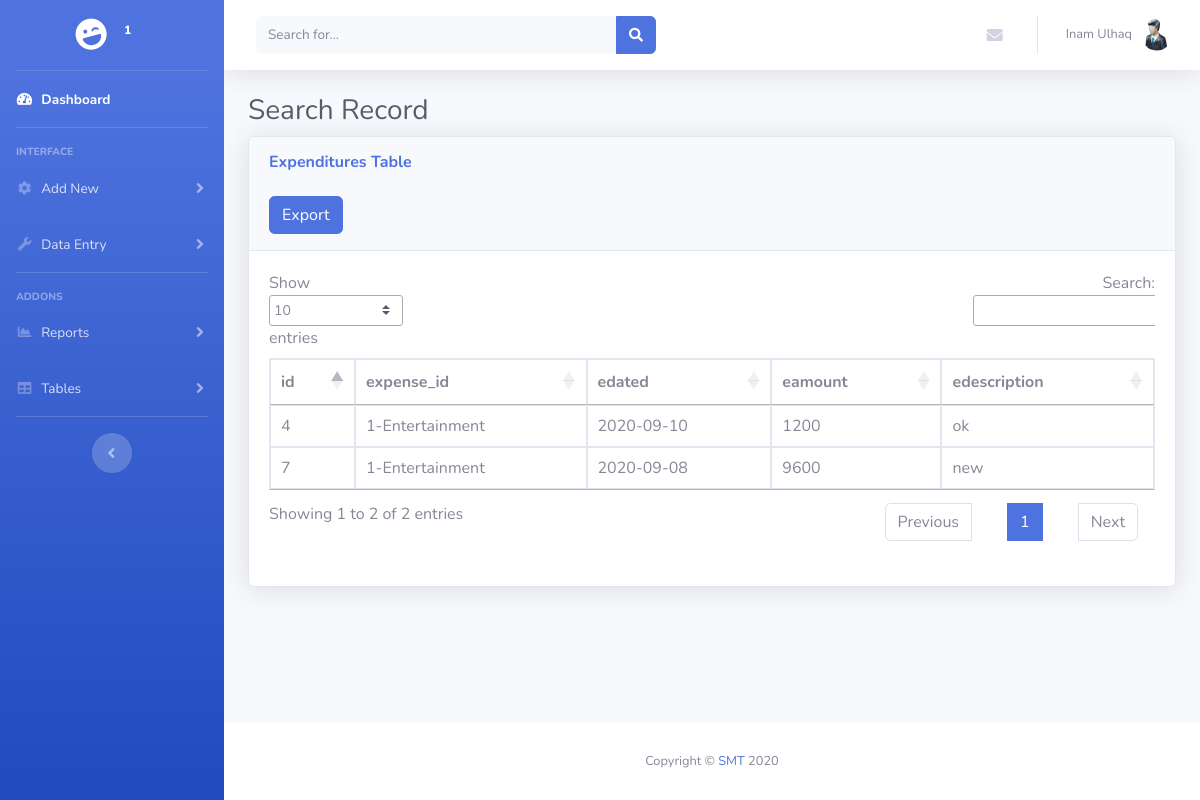
Screenshot of /expendituretable.php (signed in) with the database file from the repository.
### tables this page shows
CREATE TABLE `users` (
  `id` int(11) NOT NULL,
  `username` varchar(255) NOT NULL,
  `password` varchar(255) NOT NULL,
  `firstname` varchar(50) NOT NULL,
  `lastname` varchar(50) NOT NULL,
  `ucompany` varchar(30) NOT NULL,
  `role` varchar(10) NOT NULL,
  `status` int(11) NOT NULL DEFAULT '1'
);

CREATE TABLE `expenditure` (
  `id` int(11) NOT NULL,
  `expense_id` int(11) NOT NULL,
  `edated` date NOT NULL,
  `eamount` int(11) NOT NULL,
  `edescription` varchar(255) NOT NULL,
  `user_id` int(11) NOT NULL
);

CREATE TABLE `expense` (
  `id` int(11) NOT NULL,
  `ehead` varchar(50) NOT NULL,
  `user_id` int(11) NOT NULL
);

### expendituretable.php (the view, shortened to what this page needs)
<?php include('header.php'); ?>
        <div class="container-fluid">
          <h1 class="h3 mb-2 text-gray-800">Search Record</h1>
          <div class="card shadow mb-4">
            <div class="card-header py-3">
              <h6 class="m-0 font-weight-bold text-primary">Expenditures Table</h6><br>
                    <form action="export.php" method="POST">
                      <button type="submit" name="exportexpenditure" class="btn btn-primary">Export</button>
                    </form>
            </div>
            <div class="card-body">
              <div class="table-responsive">
                <table class="table table-bordered" id="dataTable" width="100%" cellspacing="0">
                  <thead>
                    <tr>
                      <th>id</th>
                      <th>expense_id</th>
                      <th>edated</th>
                      <th>eamount</th>
                      <th>edescription</th>
                    </tr>
                  </thead>
                  <tbody>
                     <?php
                      $query = "SELECT * from expense INNER JOIN expenditure ON expenditure.expense_id= expense.id WHERE expenditure.user_id=expense.user_id AND expenditure.user_id=$user_id ORDER BY expenditure.id DESC";
                    $result = mysqli_query($conn,$query) or die( mysqli_error($conn));;
                                    while($row=mysqli_fetch_assoc($result))
                                    {
                                        $expense_id = $row['expense_id'];
                                        $edated = $row['edated'];
                                        $eamount = $row['eamount'];
                                        $edescription = $row['edescription'];
                                        $id = $row['id'];
                                        $ehead = $row['ehead'];
                                ?>
                                    <tr>
                                        <td><?php echo $id ?></td>
                                        <td><?php echo $expense_id.'-'.$ehead ?></td>
                                        <td><?php echo $edated ?></td>
                                        <td><?php echo $eamount ?></td>
                                        <td><?php echo $edescription ?></td>
                                    </tr>
                            <?php
                                    }
                            ?>
                  </tbody>
                </table>
              </div>
            </div>
          </div>
        </div>
      </div>
      <?php include('footer.php'); ?>

### header.php (shortened to what this page needs)
<?php include ('db.php');
$user_id=$_SESSION['id'];
?>
<?php
      $sql = "SELECT * FROM users WHERE id=$user_id";
             if ($result = mysqli_query($conn,$sql)){
                  $row = mysqli_fetch_array($result);
                  $id=$row['id'];
                  $firstname=$row['firstname'];
                  $lastname=$row['lastname'];
                  $ucompany=$row['ucompany'];
            }?>
<!DOCTYPE html>
<html lang="en">
<head>
  <link href="vendor/fontawesome-free/css/all.min.css" rel="stylesheet" type="text/css">
  <link href="css/sb-admin-2.min.css" rel="stylesheet">
  <link href="style.css" rel="stylesheet">
  <link rel="stylesheet" href="https://cdn.datatables.net/1.10.21/css/jquery.dataTables.min.css" />
</head>
<body id="page-top">
  <div id="wrapper">
    <ul class="navbar-nav bg-gradient-primary sidebar sidebar-dark accordion" id="accordionSidebar">
      <a class="sidebar-brand d-flex align-items-center justify-content-center" href="index.php">
        <div class="sidebar-brand-icon rotate-n-15">
          <i class="fas fa-laugh-wink"></i>
        </div>
        <div class="sidebar-brand-text mx-3"><?php echo $ucompany; ?><sup><?php echo $id; ?></sup></div>
      </a>
      <hr class="sidebar-divider my-0">
      <li class="nav-item active">
        <a class="nav-link" href="index.php">
          <i class="fas fa-fw fa-tachometer-alt"></i>
          <span>Dashboard</span></a>
      </li>
      <hr class="sidebar-divider">
      <div class="sidebar-heading">
        Interface
      </div>
      <li class="nav-item">
        <a class="nav-link collapsed" href="#" data-toggle="collapse" data-target="#collapseTwo" aria-expanded="true" aria-controls="collapseTwo">
          <i class="fas fa-fw fa-cog"></i>
          <span>Add New</span>
        </a>
      </li>
      <li class="nav-item">
        <a class="nav-link collapsed" href="#" data-toggle="collapse" data-target="#collapseUtilities" aria-expanded="true" aria-controls="collapseUtilities">
          <i class="fas fa-fw fa-wrench"></i>
          <span>Data Entry</span>
        </a>
      </li>
      <hr class="sidebar-divider">
      <div class="sidebar-heading">
        Addons
      </div>
      <li class="nav-item">
        <a class="nav-link collapsed" href="#" data-toggle="collapse" data-target="#collapsePages" aria-expanded="true" aria-controls="collapsePages">
          <i class="fas fa-fw fa-chart-area"></i>
          <span>Reports</span>
        </a>
      </li>
      <li class="nav-item">
        <a class="nav-link collapsed" href="#" data-toggle="collapse" data-target="#collapseTables" aria-expanded="true" aria-controls="collapseTables">
          <i class="fas fa-fw fa-table"></i>
          <span>Tables</span>
        </a>
      </li>
      <hr class="sidebar-divider d-none d-md-block">
      <div class="text-center d-none d-md-inline">
        <button class="rounded-circle border-0" id="sidebarToggle"></button>
      </div>
    </ul>
    <div id="content-wrapper" class="d-flex flex-column">
      <div id="content">
        <nav class="navbar navbar-expand navbar-light bg-white topbar mb-4 static-top shadow">
          <form class="d-none d-sm-inline-block form-inline mr-auto ml-md-3 my-2 my-md-0 mw-100 navbar-search">
            <div class="input-group">
              <input type="text" class="form-control bg-light border-0 small" placeholder="Search for..." aria-label="Search" aria-describedby="basic-addon2">
              <div class="input-group-append">
                <button class="btn btn-primary" type="button">
                  <i class="fas fa-search fa-sm"></i>
                </button>
              </div>
            </div>
          </form>
          <ul class="navbar-nav ml-auto">
            <li class="nav-item dropdown no-arrow mx-1">
              <a class="nav-link dropdown-toggle" href="#" id="messagesDropdown" role="button" data-toggle="dropdown" aria-haspopup="true" aria-expanded="false">
                <i class="fas fa-envelope fa-fw"></i>
              </a>
            </li>
            <li class="nav-item dropdown no-arrow">
              <a class="nav-link dropdown-toggle" href="#" id="userDropdown" role="button" data-toggle="dropdown" aria-haspopup="true" aria-expanded="false">
                <span class="mr-2 d-none d-lg-inline text-gray-600 small"><?php echo $firstname.' '.$lastname ?></span>
                <img class="img-profile rounded-circle" src="img/user.png">
              </a>
            </li>
          </ul>
        </nav>

### style.css (style rules this page uses)
table { border-spacing: 0; }
table { border-collapse: separate; }
td { padding: 0px; }

### rows the page displays
users: id "1", firstname "Inam", lastname "Ulhaq"
expenditure: id "7", expense "1", expense.ehead "Entertainment", edated "2020-09-08", eamount "9600", edescription "new"
expenditure: id "4", expense "1", expense.ehead "Entertainment", edated "2020-09-10", eamount "1200", edescription "ok"
